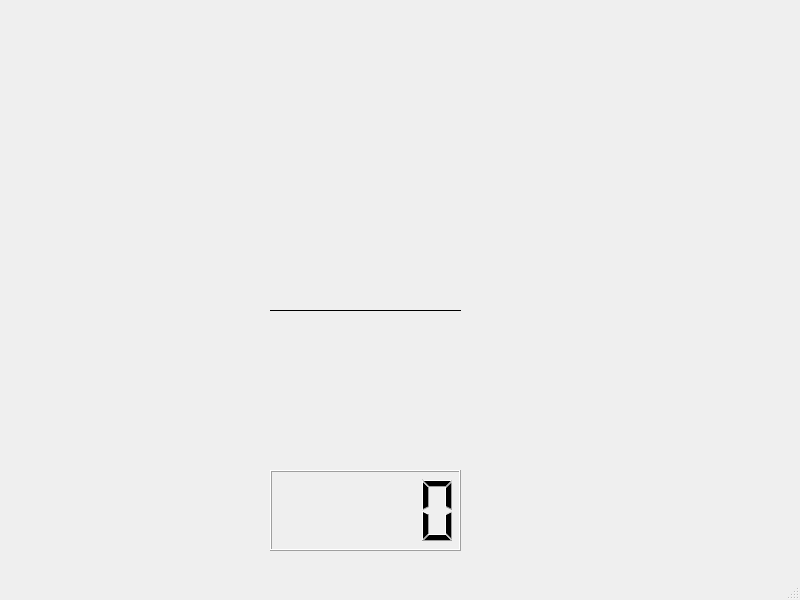
<?xml version="1.0" encoding="UTF-8"?>
<ui version="4.0">
 <class>MainWindow</class>
 <widget class="QMainWindow" name="MainWindow">
  <property name="geometry">
   <rect>
    <x>0</x>
    <y>0</y>
    <width>800</width>
    <height>600</height>
   </rect>
  </property>
  <property name="windowTitle">
   <string>MainWindow</string>
  </property>
  <widget class="QWidget" name="centralwidget">
   <widget class="Line" name="line">
    <property name="geometry">
     <rect>
      <x>270</x>
      <y>170</y>
      <width>191</width>
      <height>281</height>
     </rect>
    </property>
    <property name="frameShadow">
     <enum>QFrame::Shadow::Plain</enum>
    </property>
    <property name="lineWidth">
     <number>1</number>
    </property>
    <property name="midLineWidth">
     <number>1</number>
    </property>
    <property name="orientation">
     <enum>Qt::Orientation::Horizontal</enum>
    </property>
   </widget>
   <widget class="QLCDNumber" name="lcdNumber">
    <property name="geometry">
     <rect>
      <x>270</x>
      <y>470</y>
      <width>191</width>
      <height>81</height>
     </rect>
    </property>
   </widget>
  </widget>
  <widget class="QMenuBar" name="menubar">
   <property name="geometry">
    <rect>
     <x>0</x>
     <y>0</y>
     <width>800</width>
     <height>22</height>
    </rect>
   </property>
  </widget>
  <widget class="QStatusBar" name="statusbar"/>
 </widget>
 <resources/>
 <connections/>
</ui>
